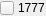
<?xml version="1.0" encoding="UTF-8"?>
<ui version="4.0">
 <class>CustomQWidgetFunctionButtonWithDisplayLabel</class>
 <widget class="QWidget" name="CustomQWidgetFunctionButtonWithDisplayLabel">
  <property name="geometry">
   <rect>
    <x>0</x>
    <y>0</y>
    <width>46</width>
    <height>16</height>
   </rect>
  </property>
  <property name="windowTitle">
   <string>Form</string>
  </property>
  <property name="styleSheet">
   <string notr="true"/>
  </property>
  <layout class="QGridLayout" name="gridLayout">
   <property name="leftMargin">
    <number>0</number>
   </property>
   <property name="topMargin">
    <number>0</number>
   </property>
   <property name="rightMargin">
    <number>0</number>
   </property>
   <property name="bottomMargin">
    <number>0</number>
   </property>
   <property name="horizontalSpacing">
    <number>4</number>
   </property>
   <property name="verticalSpacing">
    <number>0</number>
   </property>
   <item row="0" column="0">
    <widget class="QPushButton" name="pushButton">
     <property name="minimumSize">
      <size>
       <width>14</width>
       <height>14</height>
      </size>
     </property>
     <property name="maximumSize">
      <size>
       <width>14</width>
       <height>14</height>
      </size>
     </property>
     <property name="text">
      <string/>
     </property>
    </widget>
   </item>
   <item row="0" column="1">
    <widget class="QLabel" name="label">
     <property name="text">
      <string>1777</string>
     </property>
    </widget>
   </item>
  </layout>
 </widget>
 <resources/>
 <connections/>
</ui>
